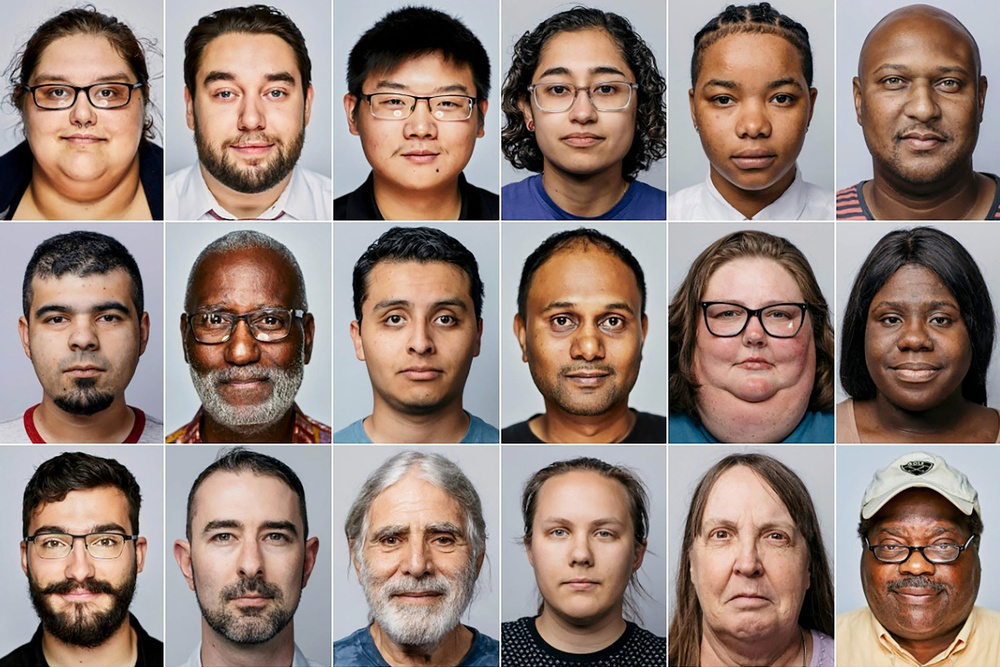
#> input picture people.jpg, 1000 x 667 px, shrunk from 2048 x 1365 before the run, given in place of the camera
$ python moreCV2.py
#> lines starting #> are read from the running program, lines starting #| are printed output that depends on the picture
import cv2
from matplotlib import pyplot as plt
import numpy as np

cv2 = cv2.cv2

cap = cv2.VideoCapture(0)
while True:
    ret,frame = cap.read()
#> frame is the input picture: shape (667, 1000, 3); mean B, G, R 119.7, 128.2, 147.7
    gray = cv2.cvtColor(frame, cv2.COLOR_BGR2GRAY)
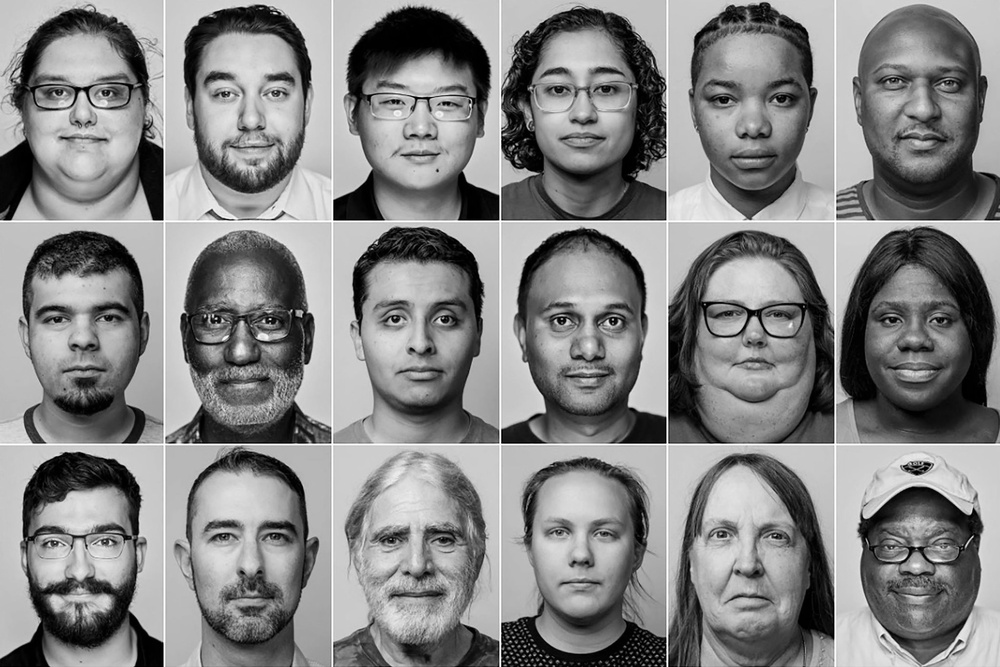
#> gray: shape (667, 1000); min 0, max 255, mean 133.1
    hsv = cv2.cvtColor(frame, cv2.COLOR_BGR2HSV)
#> hsv: shape (667, 1000, 3); mean H, S, V 49.3, 80.7, 153.1
    kernel = np.ones((35,35),np.uint8)
    kernel2 = np.ones((5,5),np.uint8)

    lower_yellow = np.array([20,80,80])
    upper_yellow = np.array([60,255,255])

    mask = cv2.inRange(hsv,lower_yellow,upper_yellow)
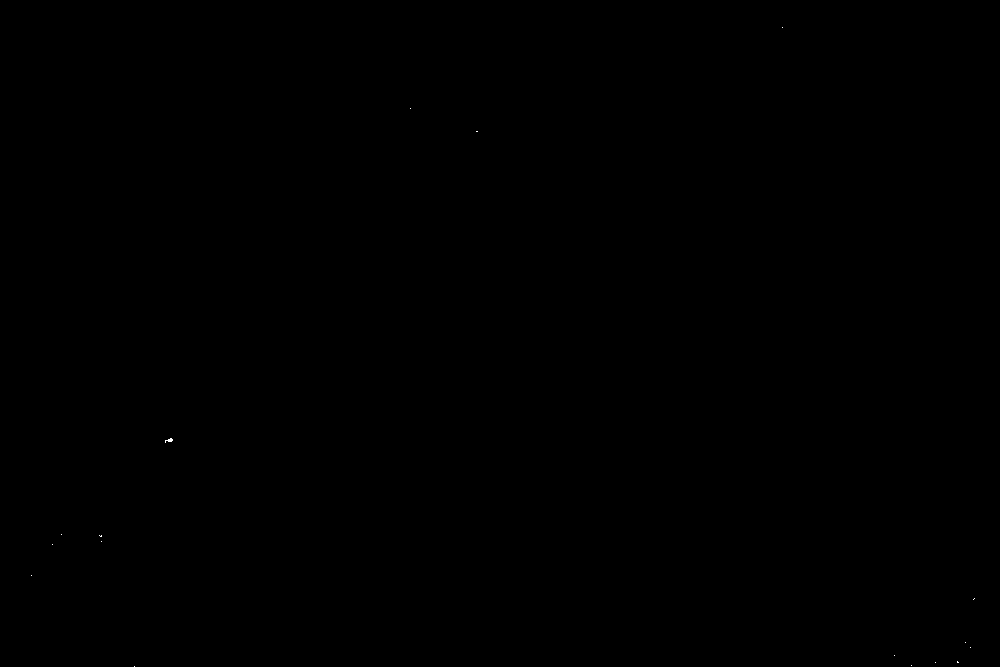
#> mask: shape (667, 1000); 0.01% white in thin lines or dots
    res = cv2.bitwise_and(frame,frame, mask= mask)

    opening = cv2.morphologyEx(res, cv2.MORPH_OPEN, kernel2)
#> opening: shape (667, 1000, 3); every value is 0
    closing = cv2.morphologyEx(opening, cv2.MORPH_CLOSE, kernel)
    cool = cv2.morphologyEx(mask, cv2.MORPH_OPEN, kernel2)
#> cool: shape (667, 1000); every value is 0

    norm_img = cv2.cvtColor(closing,cv2.COLOR_HSV2BGR)
    closing_gray = cv2.cvtColor(norm_img,cv2.COLOR_BGR2GRAY)
    edges = cv2.Canny(closing_gray,100,200)


    edge_img = cv2.imshow("Edges",edges)
    #cv2.imshow("Image", norm_img)
    cv2.imshow("original",frame)
    # [4 lines of commented-out code are left out]
    cv2.imshow("Final",closing)
    cv2.imshow("Final_gray",closing_gray)
    #cv2.imshow("cool",cool)

    if cv2.waitKey(1) & 0xFF == ord('q'):
#> (key q is pressed here)
        break
cap.release()
cv2.destroyAllWindows()
